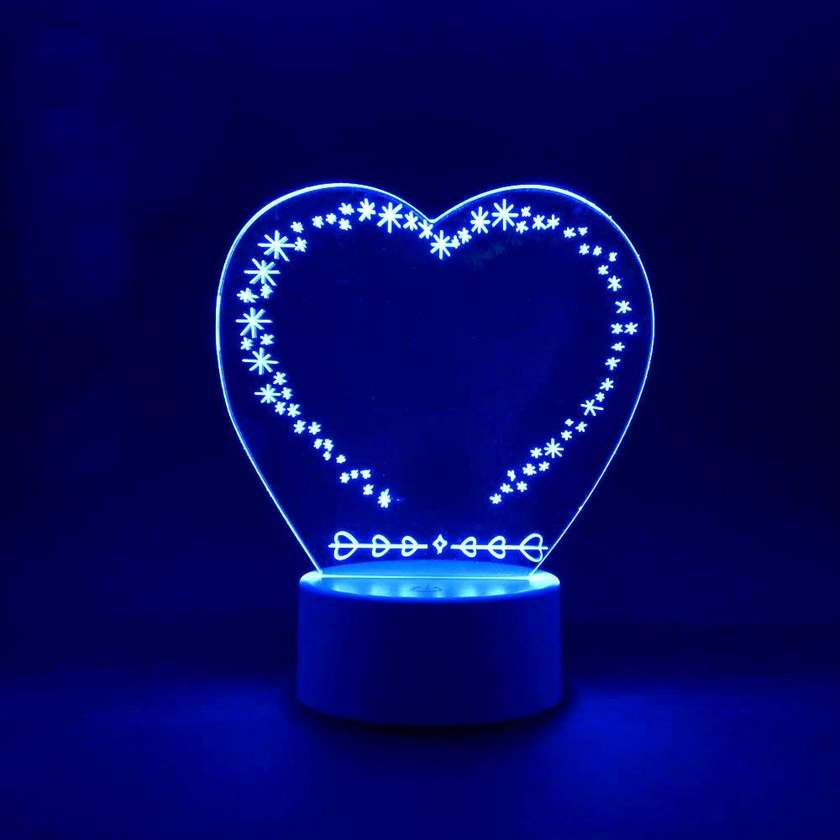
#> input picture Paskaita18_pillow/DSC_0370.jpg, 840 x 840 px, shrunk from 1000 x 1000 before the run
$ python Task2.py
#> lines starting #> are read from the running program, lines starting #| are printed output that depends on the picture
from PIL import Image, ImageEnhance

def file_saving(filename, file_save = False):
    logo = Image.open(filename)

    file_format = filename.split('.')

    if file_save:
        new_file_name = filename.replace('.' + file_format[-1], '_modified.png')
        logo.save(new_file_name)

def changing_contrast(filename, contrast, file_save = False):
#> called with filename = 'DSC_0370.jpg', contrast = 1.5, file_save = True
    logo = Image.open(filename)
#> logo is the input picture: PIL image 840x840 RGB; mean R, G, B 5.2, 8.7, 98.5

    contrast_effect = ImageEnhance.Contrast(logo)
    logo = contrast_effect.enhance(contrast)
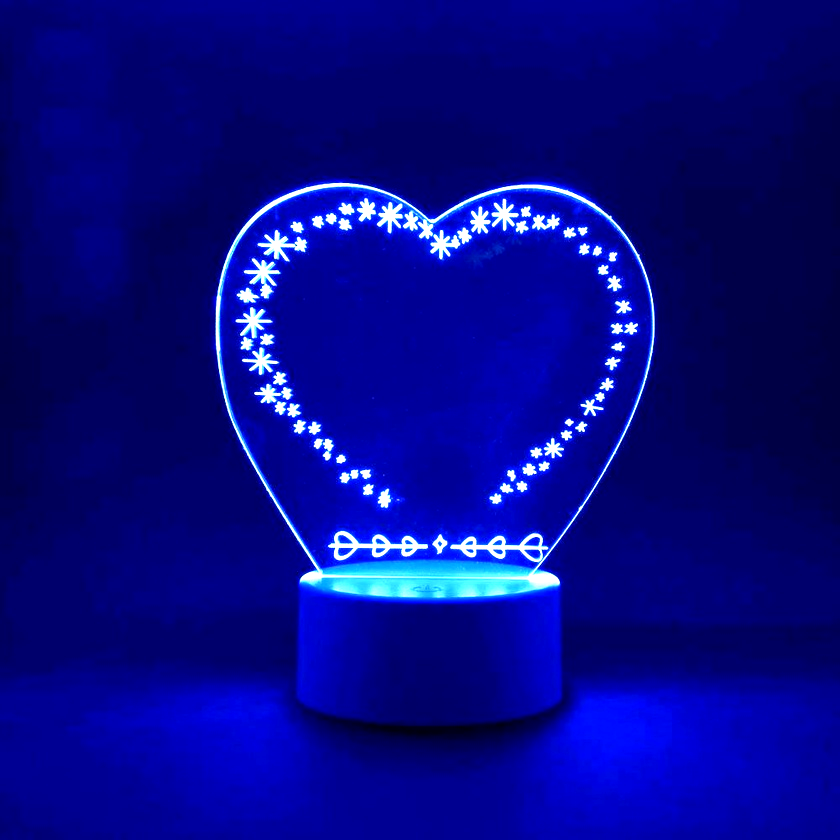
#> logo: PIL image 840x840 RGB; mean R, G, B 5.9, 9.3, 134.4

    logo.show()

    if file_save:
        file_saving(filename, file_save)

# [55 lines left out: functions changing_colourful, changing_sharpness, changing_brightness, working_with_logo, not called in this run]


changing_contrast('DSC_0370.jpg', 1.5, True)
# [4 lines of commented-out code are left out]
